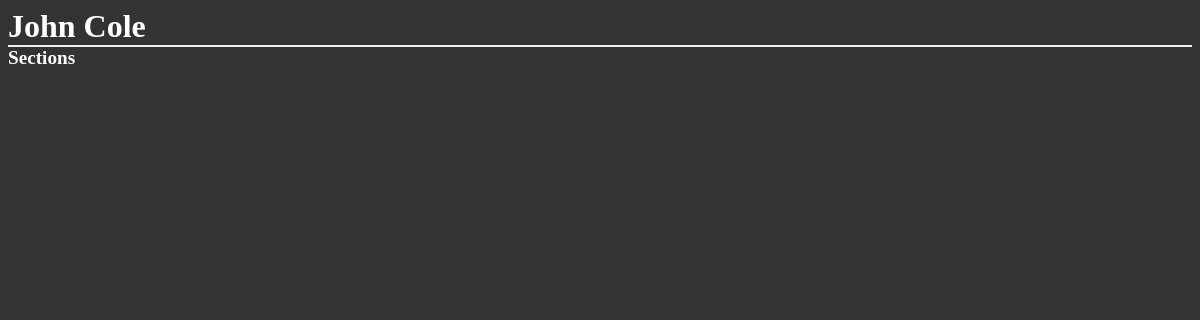
The page /districts/1/schools/3/teachers/5/ on the database as committed earlier.
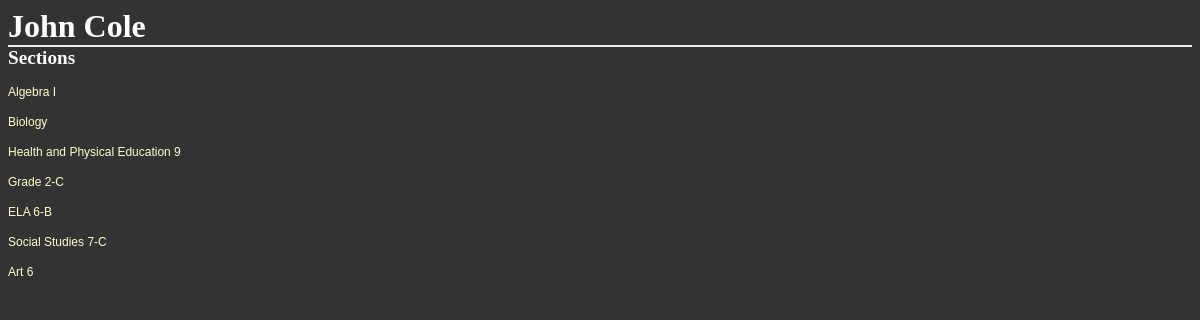
The same page on the database as committed later.
### database_setup.py (models this page shows, shortened)
class Section(Base):
    __tablename__ = 'section'
    id = Column(Integer, primary_key=True)
    name = Column(String(40), nullable=False)
    school_id = Column(Integer, ForeignKey('school.id'))
    school = relationship(School)
    teacher_id = Column(Integer, ForeignKey('teacher.id'))
    teacher = relationship(Teacher)
    students = relationship('Student', secondary='enrollment')

### schools.py (the view)
@app.route('/districts/<int:district_id>/schools/<int:school_id>/teachers/<int:teacher_id>/')
def showTeacher(district_id, school_id, teacher_id):
    teacher = session.query(Teacher).filter_by(id=teacher_id).one()
    sections = session.query(Section).filter_by(teacher_id=teacher_id)
    return render_template('teacher.html',
                           district_id=district_id,
                           school_id=school_id,
                           teacher=teacher,
                           sections=sections)

### templates/teacher.html
<html>
<head>
	<link rel=stylesheet type=text/css href="{{ url_for('static', filename='styles.css') }}">
</head>
<body>
<h1>{{teacher.first_name}} {{teacher.last_name}}</h1>
<h2>Sections</h2>
{% for section in sections %}
	<p><a href='{{url_for('showSection', district_id=district_id, school_id=school_id, section_id=section.id)}}'>{{section.name}}</a></p>
{% endfor %}
</body>
</html>

Rows that differ between the two databases and show on the page:
now on this page (row edited): Section: name "Algebra I"
now on this page (row edited): Section: name "Biology"
now on this page (row edited): Section: name "Health and Physical Education 9"
now on this page (row edited): Section: name "Grade 2-C"
now on this page (row edited): Section: name "ELA 6-B"
now on this page (row edited): Section: name "Social Studies 7-C"
now on this page (row edited): Section: name "Art 6"
